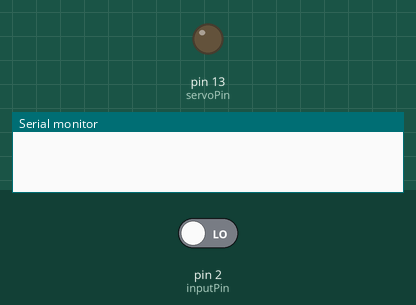
Bench run of a sketch on a simulated Arduino Uno, built with avr-gcc and run on an emulated ATmega328P. On the bench: output pins drawn as LEDs (lit = HIGH), the last lines printed to the serial monitor. Inputs (shaded band) come from the test bench; at power-on: pin 2 (inputPin) LOW.

Above: at 1.2 s.
1.3 s: pin 2 (inputPin) driven HIGH
At 2.0 s:
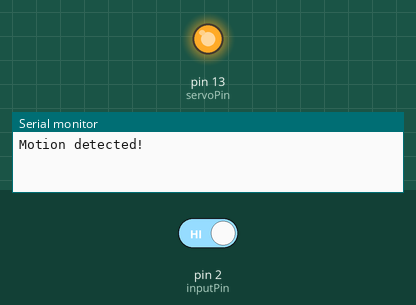
2.8 s: pin 2 (inputPin) driven LOW
At 3.2 s:
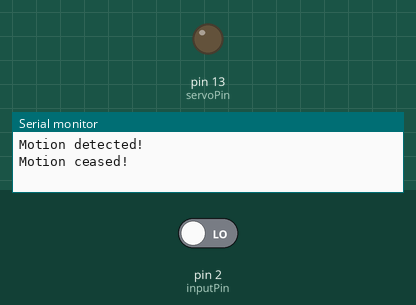
Timing chart, 0 to 5.8 s (numbered marks = the images above; inputs shaded):
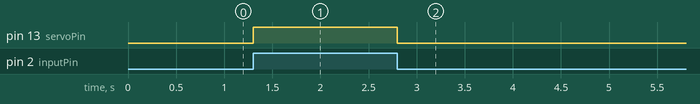

Measured:
- after the input at 1.3 s, pin 13 (servoPin): LOW → HIGH at once
- after the input at 2.8 s, pin 13 (servoPin): HIGH → LOW at once

The sketch:

motion_sensor.ino
```cpp
int servoPin = 13; // pin for servo
int inputPin = 2; // pin for PIR sensor
int val = 0; // stores the value read
int pir = LOW; // no motion detected in beginning

void setup()
{
  Serial.begin(9600);
  pinMode(servoPin, OUTPUT); // servo as output
  pinMode(inputPin, INPUT); // sensor as input
}

void loop() {
  val = digitalRead(inputPin);
  if(val == HIGH)
  {
    digitalWrite(servoPin, HIGH);
    if (pir == LOW)
    {
      Serial.println("Motion detected!");
      pir = HIGH;
    }
  }
  else
  {
    digitalWrite(servoPin, LOW);
    if(pir == HIGH)
    {
      Serial.println("Motion ceased!");
      pir = LOW;
    }
  }

}
```
